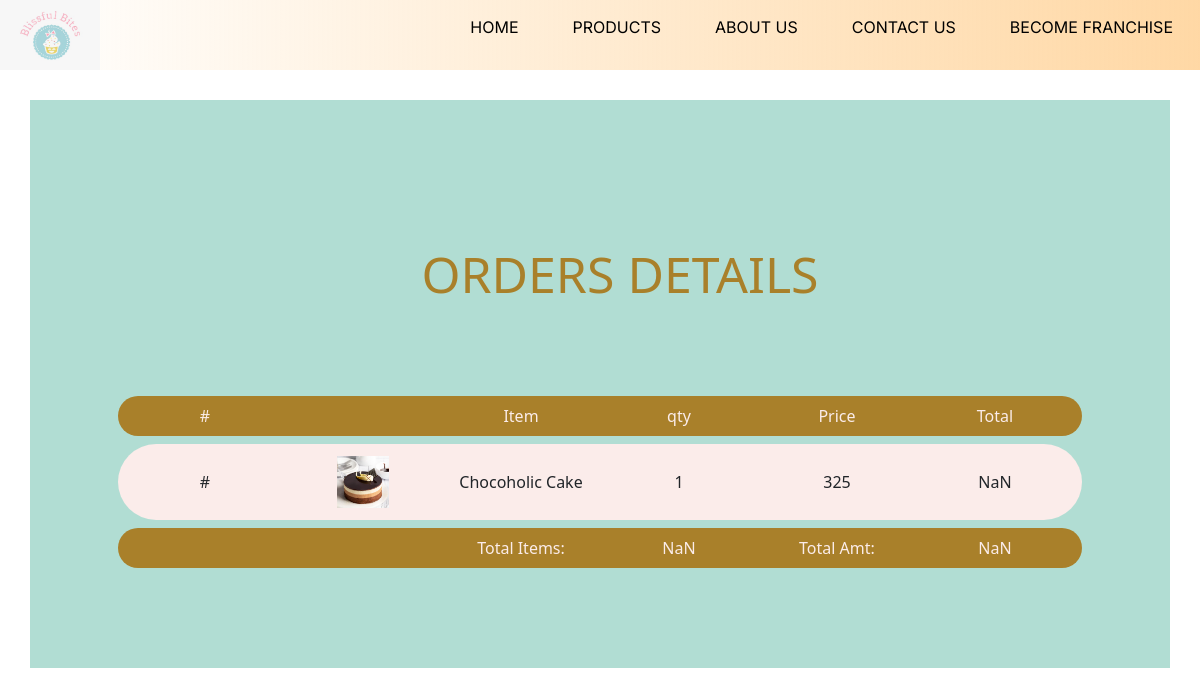
The app's page /OrderHistory/OrderDetails/18 with its own data.
### Products/models.py (models this page shows)
class Product(models.Model):
    name = models.CharField(max_length=80)
    price = models.IntegerField()
    category = models.ForeignKey(Category,on_delete=models.CASCADE,default=1)
    description = models.CharField(max_length=300)
    quantity_desc = models.CharField(max_length=30,default="1pc")
    product_image = models.ImageField(upload_to="products/",max_length=300,null=True,default=None)

### blissfull_bites/views.py (the view)
# urls.py: path("OrderHistory/OrderDetails/<int:oid>",views.getorderDetails,name="orderDetails",)
def getorderDetails(req,oid):
    details = []
    prods = Order_Products.objects.filter(order_id=oid)
    for p in prods:
        prod = Product.objects.get(pk=p.product_id.id)
        details.append({'name':prod.name,'price':prod.price,'image':prod.product_image,'qty':p.quantity})
    return render(req,"orderDetails.html",{"details":details, 'loginID': req.session.get('email')})

### templates/orderDetails.html (shortened to what this page needs)
<!DOCTYPE html>
<html lang="en">
<head>
    <link rel="stylesheet" type="text/css"
        href="https://cdn.jsdelivr.net/npm/bootstrap@5.3.2/dist/css/bootstrap.min.css">
    <link rel="stylesheet" type="text/css"
        href="https://cdnjs.cloudflare.com/ajax/libs/font-awesome/6.5.1/css/all.min.css">
    <link rel="stylesheet" type="text/css" href="/static/styles/header.css">
    <link rel="stylesheet" type="text/css" href="/static/styles/footer.css">
    <link rel="stylesheet" type="text/css" href="/static/styles/slider.css">
    <link rel="stylesheet" type="text/css" href="/static/styles/categories.css">
</head>
<body>
    {% include 'header.html' %}
    <div class="container">
        <div class="row text-center p-4 t-color ">
            <h1>Orders Details<h1>
        </div>
        <div class="row mt-2 justify-content-center p-2 rounded-pill" style=" background-color: #a9802a;color:#fbecea;">
            <div class="col-2">#</div>
            <div class="col-2"></div>
            <div class="col-2">Item</div>
            <div class="col-2">qty</div>
            <div class="col-2">Price</div>
            <div class="col-2">Total</div>
        </div>
        {% for detail in details %}
        <div class="row mt-2 justify-content-center align-items-center t-back p-2 rounded-pill">
            <div class="col-2">#</div>
            <div class="col-2"><img src="/media/{{detail.image}}" class="i-img p-1"></div>
            <div class="col-2">{{detail.name}}</div>
            <div class="qty col-2">{{detail.qty}}</div>
            <div class="price col-2">{{detail.price}}</div>
            <div class="pricetotal col-2">{{detail.price}}</div>
        </div>
        {% endfor %}
        <div class="row mt-2 justify-content-center align-items-center p-2 rounded-pill"
            style=" background-color: #a9802a;color:#fbecea;">
            <div class="col-2">Total Items:</div>
            <div class="col-2" id="totalqty"></div>
            <div class="col-2">Total Amt:</div>
            <div class="col-2" id="total"></div>
        </div>
    </div>
</body>
</html>

### static/styles/categories.css (style rules this page uses)
.container { background-color: #b1ddd3; padding: 100px; text-align: center; margin-top: 30px; }
.top-content h1, .container h1 { font-size: 50px; text-transform: uppercase; margin: 20px; color: #a9802a; }

### static/styles/universal.css (style rules this page uses)
* { margin: 0; padding: 0; box-sizing: border-box; }
body { position: relative; }

### templates/orderDetails.html (style rules this page uses)
.t-color { color: #a9802a; }
.t-back { background-color: #fbecea; }
.i-img { height: 60px; width: 60px; }

### records on screen
Product: image (picture), name "Chocoholic Cake"

### other values on screen
{{ detail.qty }} "1"
{{ detail.price }} "325"
